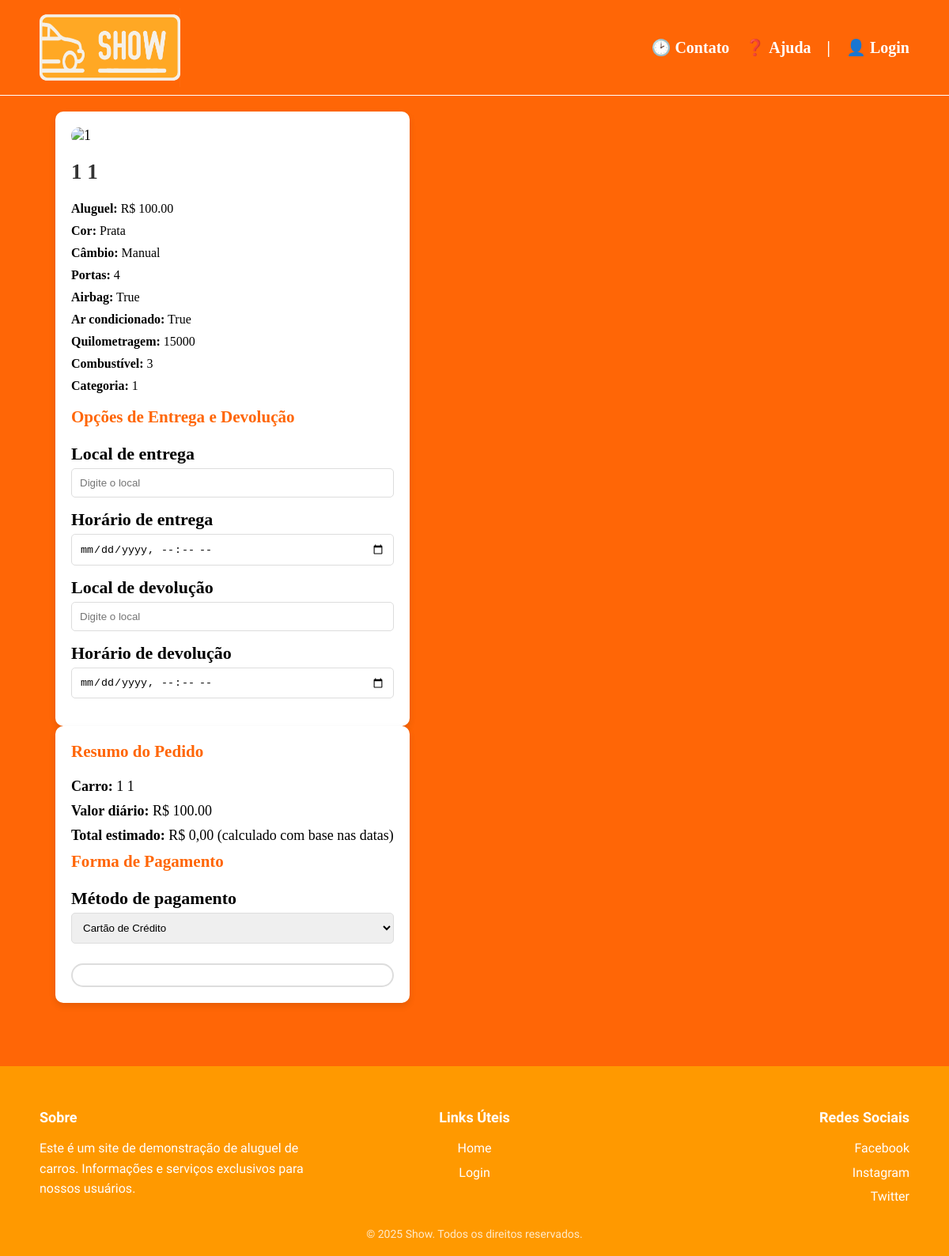
The page /1 on the database its author committed.
### projeto_agostinhov1.1/models.py (models this page shows, shortened)
class Veiculo(Base):
    __tablename__ = "veiculos"
    id = Column("id", Integer, primary_key=True, autoincrement=True)
    portas = Column("portas", Integer, nullable=False)
    preco_diaria = Column("preco_diaria", Numeric(10, 2), nullable=False)
    placa = Column("placa", String(7), nullable=False)
    cor = Column("cor", String(100), nullable=False)
    preco_compra = Column("preco_compra", Numeric(10, 2), nullable=False)
    capacidade_pessoas = Column("capacidade_pessoas", Integer, nullable=False)
    quilometragem = Column("quilometragem", Integer, nullable=False)
    cambio = Column("cambio", String(100), nullable=False)
    airbags = Column("airbags", Boolean, nullable=False)
    ar_condicionado = Column("ar_condicionado", Boolean, nullable=False)
    disponivel = Column("disponivel", Boolean, nullable=False)
    id_fornecedor = Column("id_fornecedor", Integer, ForeignKey("fornecedores.id"), nullable=False)
    id_garagem = Column("id_garagem", Integer, ForeignKey("garagens.id"), nullable=False)
    id_plano_seguro = Column("id_plano_seguro", Integer, ForeignKey("plano_seguros.id"), nullable=False)
    id_marca = Column("id_marca", Integer, ForeignKey("marcas.id"), nullable=False)
    id_modelo = Column("id_modelo", Integer, ForeignKey("modelos.id"), nullable=False)
    id_categoria = Column("id_categoria", Integer, ForeignKey("categorias.id"), nullable=False)
    id_combustivel = Column("id_combustivel", Integer, ForeignKey("combustiveis.id"), nullable=False)

### projeto_agostinhov1.1/app.py (the view)
@app.route("/<int:carro_id>")
def detalhar_carro(carro_id):
    sessao =Sessao()
    carro = sessao.query(Veiculo).filter_by(id=carro_id).first()
    if carro is None:
        abort(404)
    return render_template("detalhar_carro.html", carro= carro)

### projeto_agostinhov1.1/templates/detalhar_carro.html (shortened to what this page needs)
{% extends "base.html" %}
{% block conteudo_principal %}
<div class="detalhar-container">
    <form action="/comprar_carro" method="POST">
        <div class="setor-esquerdo">
            <div class="carro-imagem-detalhe">
                <img src="{{ url_for('static', filename='imagens/' + carro.id|string + '.jpg') }}" alt="{{ carro.id_modelo }}">
            </div>
            <div class="carro-informacoes">
                <h2>{{ carro.id_marca }} {{ carro.id_modelo }}</h2>
                <ul>
                    <li><strong>Aluguel:</strong> R$ {{ carro.preco_diaria }}</li>
                    <li><strong>Cor:</strong> {{ carro.cor }}</li>
                    <li><strong>Câmbio:</strong> {{ carro.cambio }}</li>
                    <li><strong>Portas:</strong> {{ carro.portas }}</li>
                    <li><strong>Airbag:</strong> {{ carro.airbags }}</li>
                    <li><strong>Ar condicionado:</strong> {{ carro.ar_condicionado }}</li>
                    <li><strong>Quilometragem:</strong> {{ carro.quilometragem }}</li>
                    <li><strong>Combustível:</strong> {{ carro.id_combustivel }}</li>
                    <li><strong>Categoria:</strong> {{ carro.id_categoria }}</li>
                </ul>
            </div>
            <div class="opcoes-entrega">
                <h3>Opções de Entrega e Devolução</h3>
                <div class="form-simples">
                    <div class="campo">
                        <label for="local_entrega">Local de entrega</label>
                        <input type="text" name="local_entrega" required minlength="3" placeholder="Digite o local">
                    </div>
                    <div class="campo">
                        <label for="horario_entrega">Horário de entrega</label>
                        <input type="datetime-local" name="horario_entrega" required>
                    </div>
                    <div class="campo">
                        <label for="local_devolucao">Local de devolução</label>
                        <input type="text" name="local_devolucao" required minlength="3" placeholder="Digite o local">
                    </div>
                    <div class="campo">
                        <label for="horario_devolucao">Horário de devolução</label>
                        <input type="datetime-local" name="horario_devolucao" required>
                    </div>
                </div>
            </div>
        </div>
        <div class="setor-direito">
            <div class="resumo-pedido">
                <h3>Resumo do Pedido</h3>
                <p><strong>Carro:</strong> {{ carro.id_marca }} {{ carro.id_modelo }}</p>
                <p><strong>Valor diário:</strong> R$ {{ carro.preco_diaria }}</p>
                <p><strong>Total estimado:</strong> R$ <span id="total-estimado">0,00</span> (calculado com base nas datas)</p>
            </div>
            <div class="pagamento">
                <h3>Forma de Pagamento</h3>
                <div class="form-simples">
                    <div class="campo">
                        <label for="metodo_pagamento">Método de pagamento</label>
                        <select name="metodo_pagamento" required>
                            <option value="Cartão de Crédito">Cartão de Crédito</option>
                        </select>
                    </div>
                    <button type="submit" class="button_comprar">Comprar</button>
                </div>
            </div>
        </div>
    </form>
    </div>
{% endblock %}

### projeto_agostinhov1.1/static/estilo.css (style rules this page uses)
body { font-family: "Canva Sans"; font-size: 18px; color: #000000; background-color: #ff6606; margin: 0; min-height: 100vh; display: flex; flex-direction: column; }
label { display: block; color: black; font-weight: 500; font-size: 22px; }
button[type="submit"] { background: white; border: 2px solid #ddd; border-radius: 25px; padding: 4px 10px; cursor: pointer; font-weight: bold; }
.detalhar-container { display: flex; gap: 20px; max-width: 1200px; margin: 20px auto; padding: 0 20px; }
.setor-esquerdo { flex: 2; background-color: #fff; padding: 20px; border-radius: 10px; box-shadow: 0 4px 8px rgba(0, 0, 0, 0.1); }
.setor-direito { flex: 1; background-color: #fff; padding: 20px; border-radius: 10px; box-shadow: 0 4px 8px rgba(0, 0, 0, 0.1); height: fit-content; }
.carro-imagem-detalhe img { width: 100%; height: 300px; object-fit: cover; border-radius: 10px; margin-bottom: 20px; }
.carro-informacoes h2 { margin-top: 0; color: #333; }
.carro-informacoes ul { list-style: none; padding: 0; }
.carro-informacoes li { margin-bottom: 10px; font-size: 16px; }
.opcoes-entrega h3, .resumo-pedido h3, .pagamento h3 { margin-top: 0; color: #ff6606; }
.campo { margin-bottom: 15px; }
.campo label { display: block; margin-bottom: 5px; font-weight: bold; }
.campo input, .campo select { width: 100%; padding: 10px; border: 1px solid #ddd; border-radius: 5px; box-sizing: border-box; }
.button_comprar { background-color: #ff6606; color: #fff; border: none; padding: 12px 20px; border-radius: 5px; cursor: pointer; font-size: 16px; width: 100%; margin-top: 10px; }
.resumo-pedido p { margin: 10px 0; }

### rows shown on the page
Veiculo: id_marca "1", id_modelo "1", preco_diaria "100.00", cor "Prata", cambio "Manual", portas "4", airbags "True", ar_condicionado "True", quilometragem "15000", id_combustivel "3", id_categoria "1"
